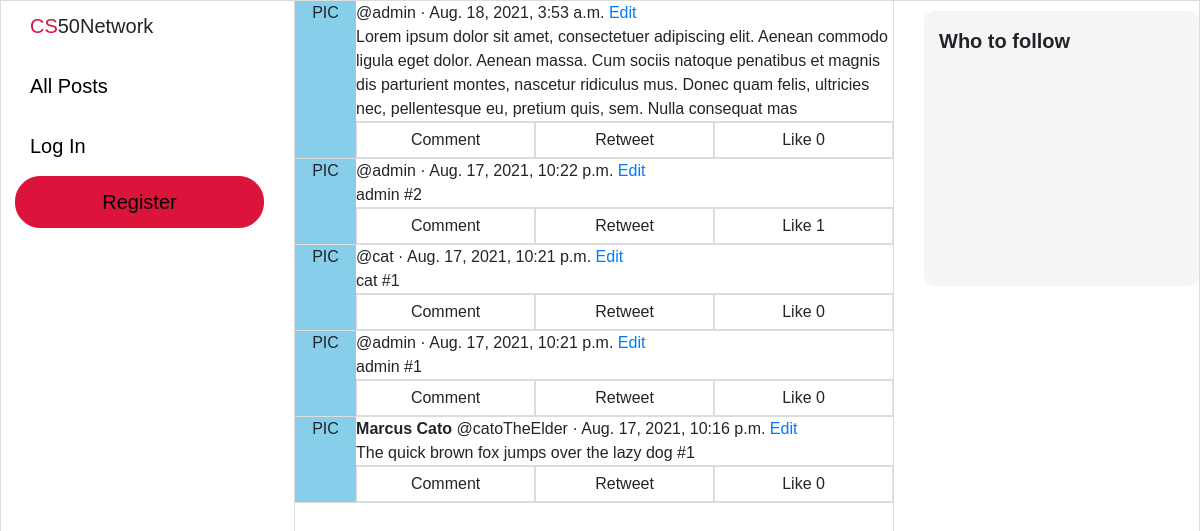
The page / on the database its author committed.
### network/models.py (models this page shows, shortened)
class Post(models.Model):
    user = models.ForeignKey("User", on_delete=models.CASCADE, related_name="posts")
    body = models.TextField(blank=True, max_length=280)
    likes = models.ManyToManyField("User", blank=True, related_name="likes")
    timestamp = models.DateTimeField(auto_now_add=True)

class User(AbstractUser):
    pass

### network/views.py (the view)
# urls.py: path("", views.index, name="index"),
def index(request):
    posts = Post.objects.all().order_by('-timestamp')
    context = {"posts": posts}
    return render(request, "network/index.html", context)

### network/templates/network/index.html (shortened to what this page needs)
{% extends "network/layout.html" %}
{% block body %}
    {% for post in posts %}
        <div class="post-container">
            <div class="profile-pic">
                PIC
            </div>
            <div class="post-body-container">
                <div class="post-body-top">
                    <b>{{ post.user.first_name }} {{ post.user.last_name }} </b> @{{ post.user.username }} · {{ post.timestamp }}
                    <a class="edit" href=""#>Edit</a>
                </div>
                <div class="post-body">
                    {{ post.body }}
                </div>
                <div class="post-options">
                    <li>Comment</li>
                    <li>Retweet</li>
                    <li>
                        <a>
                            Like <span>{{ post.likes.all.count }}</span>
                        </a>
                    </li>
                </div>
            </div>
        </div>
    {% endfor %}
{% endblock %}

### network/static/network/styles.css (style rules this page uses)
body { border: 1px solid gainsboro; display: grid; font-family: Arial, Helvetica, sans-serif; font-size: 18px; grid-template-columns: 2fr minmax(400px, 600px) 2fr; grid-template-rows: 1fr; height: 100vh; width: 100vw; overflow: hidden; }
.post-container { background-color: white; border-bottom: 1px solid gainsboro; display: flex; font-size: 16px; height: auto; width: 100%; }
.profile-pic { text-align: center; width: 68px; background-color: skyblue; }
.post-body-container { width: 100%; }
.post-options { border-top: 1px solid gainsboro; display: flex; justify-content: space-around; }
.post-options li { border: 1px solid gainsboro; list-style: none; padding: 5px 0 5px 0; text-align: center; width: 100%; }

### rows shown on the page
Post: user.username "admin", timestamp "Aug. 18, 2021, 3:53 a.m.", body "Lorem ipsum dolor sit amet, consectetuer adipiscing elit. Aenean commodo ligula eget dolor. Aenean massa. Cum sociis natoque penatibus et magnis dis parturient montes, nascetur ridiculus mus. Donec quam felis, ultricies nec, pellentesque eu, pretium quis, sem. Nulla consequat mas", likes.all.count "0"
Post: user.username "admin", timestamp "Aug. 17, 2021, 10:22 p.m.", body "admin #2", likes.all.count "1"
Post: user.username "cat", timestamp "Aug. 17, 2021, 10:21 p.m.", body "cat #1", likes.all.count "0"
Post: user.username "admin", timestamp "Aug. 17, 2021, 10:21 p.m.", body "admin #1", likes.all.count "0"
Post: user.first_name "Marcus", user.last_name "Cato", user.username "catoTheElder", timestamp "Aug. 17, 2021, 10:16 p.m.", body "The quick brown fox jumps over the lazy dog #1", likes.all.count "0"
